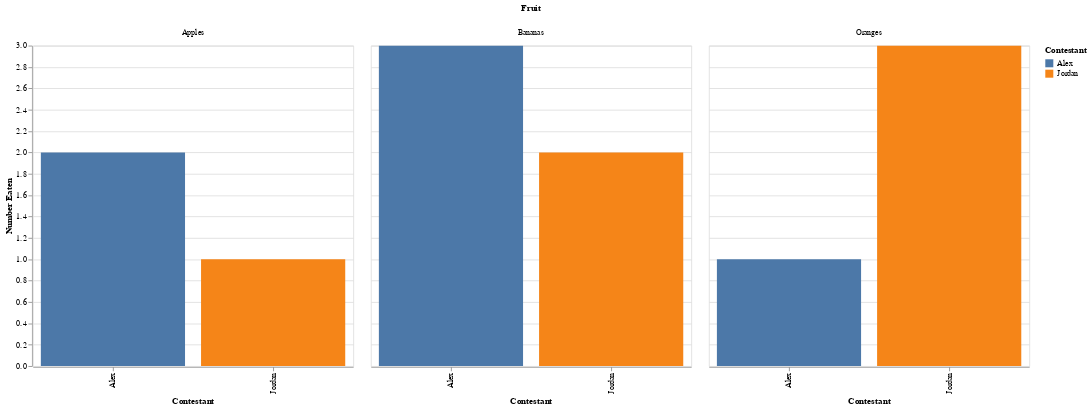

Express this chart as Vega-Lite.
### Vega-Lite specification from a JSON file in a GitHub repository (floating-point values rounded to 4 significant figures)
{"$schema": "https://vega.github.io/schema/vega-lite/v5.json", "data": {"values": "Fruit,Contestant,Number Eaten\nApples,Alex,2\nOranges,Alex,1\nBananas,Alex,3\nApples,Jordan,1\nOranges,Jordan,3\nBananas,Jordan,2", "format": {"type": "csv"}}, "width": 400, "height": 400, "mark": "bar", "encoding": {"y": {"field": "Number Eaten", "type": "quantitative"}, "x": {"field": "Contestant"}, "column": {"field": "Fruit"}, "color": {"field": "Contestant"}}}
